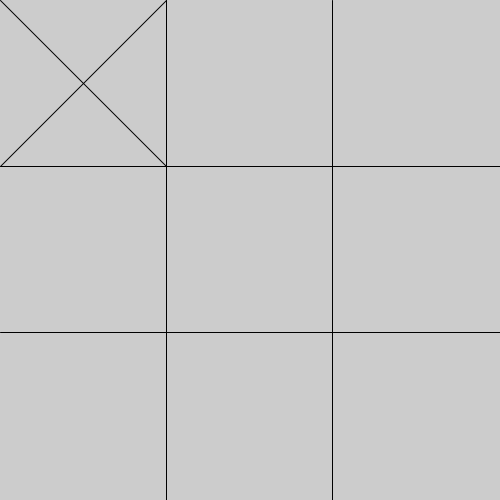
Frame 1 (no input)
Frame 60 (the mouse pressed at the canvas centre just before this capture): identical to frame 1, image omitted
Frame 120 (the mouse held since frame 60 and released just before this capture): identical to frame 1, image omitted

The Processing sketch that drew this single still picture (run headless with seeded random() and noise(); from frame 60 on, the mouse is pressed at the canvas centre):

// Processing sketch: tic_tac_toe
// ── tic_tac_toe.pde
void setup() {
  size(500, 500);
  over = false;
  buildBoard();
  aiTurn();
}

void draw() {
}

void keyPressed(){
  switch(key){
    case '0':
      humanTurn(0);
      
      break;
      
    case '1':
      humanTurn(1);
      
      break;
      
    case '2':
      humanTurn(2);
      
      break;
      
    case '3':
      humanTurn(3);
      
      break;
      
    case '4':
      humanTurn(4);
      
      break;
      
    case '5':
      humanTurn(5);
      
      break;
    
    case '6':
      humanTurn(6);
      
      break;
      
    case '7':
      humanTurn(7);
      
      break;
      
    case '8':
      humanTurn(8);
      
      break;
      
    default:
      System.out.println("Wrong key please press a number between 1-8");
  }
}

public void aiTurn(){ 
  random = randomizeNumber();
  
  count = 0;
  for(int row = 0; row < board.length; row++){
    for(int column = 0; column < board.length; column++){
      if(count == random){
        yPos = row * (width/3);
        xPos = column * (height/3);
        playXAt(xPos, yPos);
        played[count] = 'a';
      }
      count++;
    }
  }
}

public void humanTurn(int input){
  if(played[input] == -1 || played[input] == -2){
    System.out.println("You entered a value already in the board, try again");
  } else {
    count = 0;
    for(int row = 0; row < board.length; row++){
      for(int column = 0; column < board.length; column++){
        if(input == count){
          yPos = (row * width/3) + (width/3)/2;
          xPos = (column * height/3) + (height/3)/2;
          playOAt(xPos, yPos);
          played[count] = 'h';
        }
        count++;
      }
    }
    //checkWinner();
    aiTurn();
  }
}

// ── board.pde
public void buildBoard(){
  line(width/3, 0, width/3, height);
  line((width/3)*2, 0, (width/3)*2, height);
  line(0, height/3, width, height/3);
  line(0, (height/3)*2, width, (height/3)*2);
}


//public void checkWinner(){
//  for(int row = 0; row < board.length; row++){
//    if(played[count] == played[++count] && played[--count] && played[count=+2}){
//      if(board[row][0] == 'h'){
//        System.out.println("Human wins");
//      } else if(board[row][0] == 'a'){
//        System.out.println("AI wins");
//      }
//    }  
//  }
//}

// ── constants.pde
int random = 0;
int[][] board = new int[3][3];
int count = 0;
int xPos = 0;
int yPos = 0;
int input = 0;
char[] played = new char[9];
int i = 0;
boolean full = true;
boolean over = false;

// ── shapes.pde
public void playXAt(int xPos, int yPos){
  line(xPos, yPos, (xPos + width/3), (yPos + height/3)); 
  line((xPos + width/3), yPos, xPos, (yPos + width/3));
}

public void playOAt(int xPos, int yPos){
  circle(xPos, yPos, (xPos+(width/3) - xPos));
}

public Integer randomizeNumber(){
  random = (int)(Math.random() * 8);
  if(played[random] == 'h' || played[random] == 'a' ){
      return randomizeNumber();
  } else {
    return random;
  }
}
